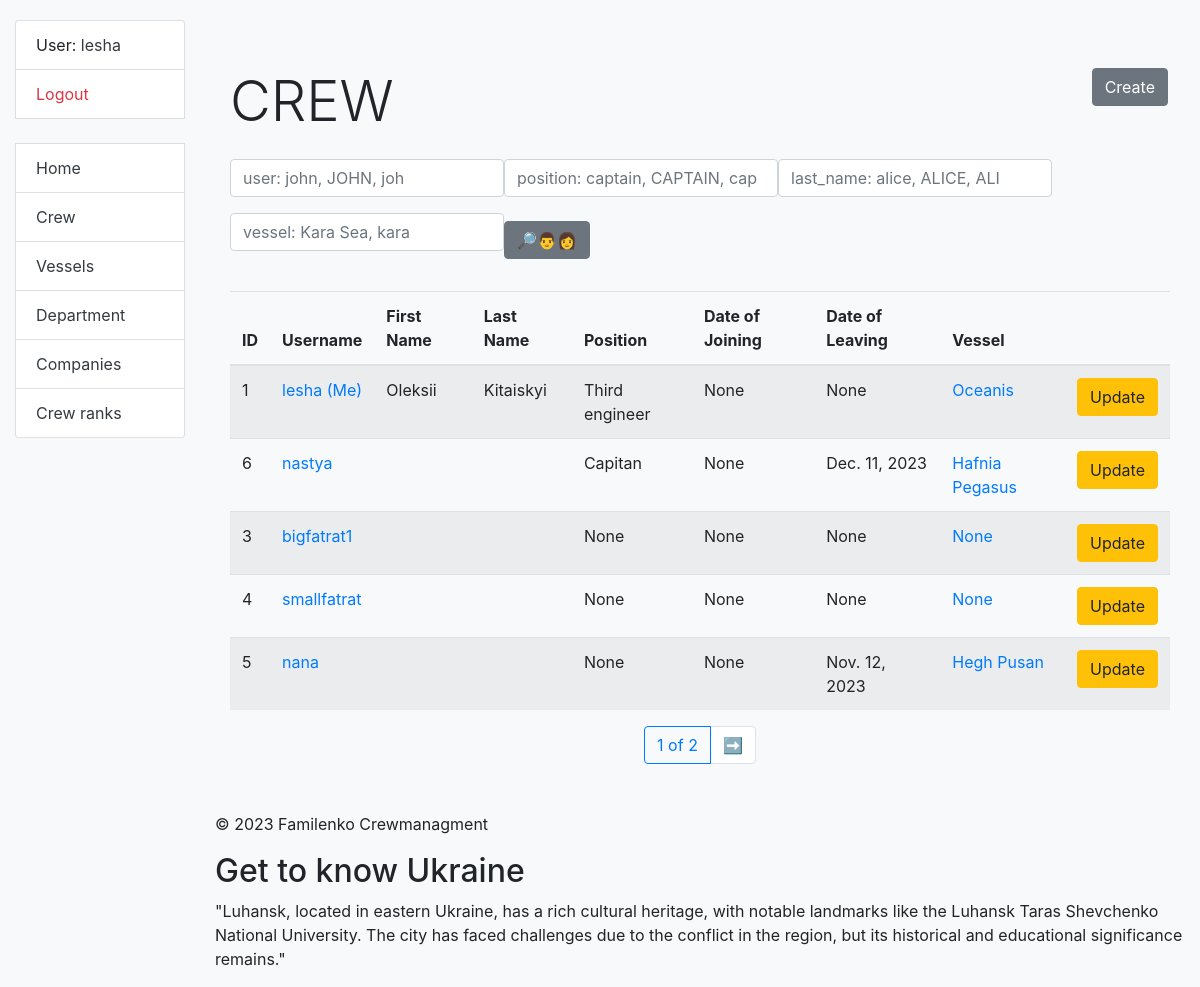
/crew/ (signed in), run on an earlier commit of the app's database.
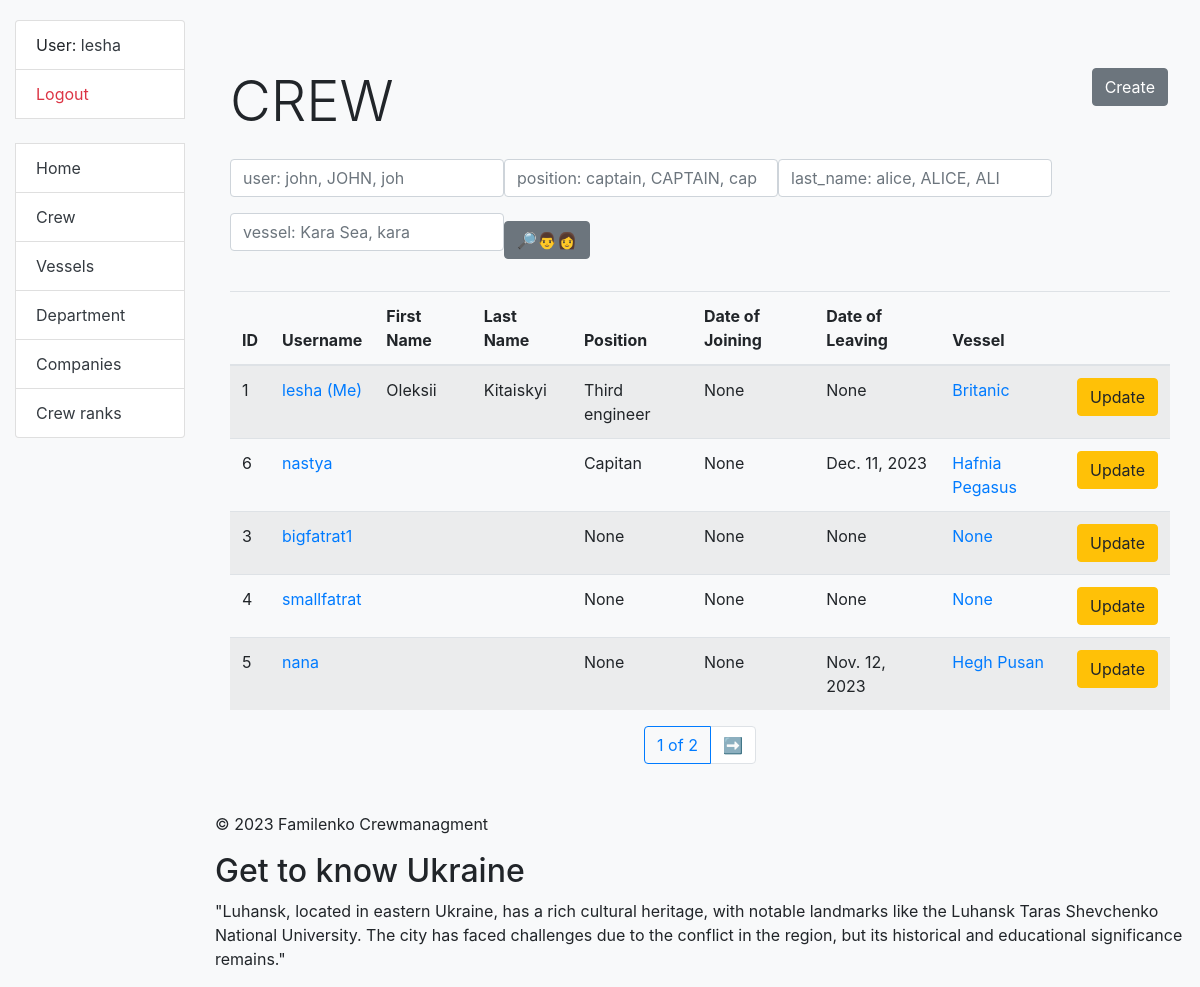
And on a later commit of the database.
### crewing/models.py (models this page shows, shortened)
class Crew(AbstractUser):
    position = models.ForeignKey(Position, on_delete=models.CASCADE, related_name='sailors', null=True, blank=True)
    salary = models.IntegerField(null=True, blank=True)
    date_of_birth = models.DateField(null=True, blank=True)
    date_of_joining = models.DateField(null=True, blank=True)
    date_of_leaving = models.DateField(null=True, blank=True)
    vessel_type = models.ManyToManyField(VesselType, related_name='sailors')
    vessel = models.ForeignKey('Vessel', on_delete=models.DO_NOTHING, related_name='sailors', null=True, blank=True)
    class Meta:
        verbose_name_plural = "sailors"
        verbose_name = "sailor"
        ordering = ["-position"]
    def get_absolute_url(self):
        return reverse("crewing:crew-detail", kwargs={"pk": self.pk})

class Vessel(models.Model):
    name = models.CharField(max_length=50)
    IMO_number = models.IntegerField(unique=True)
    vessel_type = models.ForeignKey(VesselType, on_delete=models.CASCADE, related_name='vessels')
    company = models.ForeignKey('Company', on_delete=models.CASCADE, related_name='vessels')
    class Meta:
        verbose_name_plural = "vessels"
        verbose_name = "vessel"
        ordering = ["name"]
    def __str__(self):
        return self.name
    def get_absolute_url(self):
        return reverse("crewing:vessel-detail", kwargs={"pk": self.pk})

class Position(models.Model):
    name = models.CharField(max_length=50, unique=True)
    responsibility = models.TextField(blank=True, null=True)
    class Meta:
        verbose_name = "position"
        verbose_name_plural = "positions"
        ordering = ["name"]
    def __str__(self):
        return self.name

### crewing/views.py (the view)
# urls.py: path("crew/", CrewListView.as_view(), name="crew-list"),
class CrewListView(LoginRequiredMixin, generic.ListView):
    model = Crew
    context_object_name = "crew_list"
    template_name = "crewing/crew/list.html"
    paginate_by = 5
    def get_context_data(self, *, object_list=None, **kwargs):
        context = super(CrewListView, self).get_context_data(**kwargs)
        placeholder_username = self.request.GET.get("username")
        placeholder_position = self.request.GET.get("position")
        placeholder_last_name = self.request.GET.get("last_name")
        placeholder_vessel = self.request.GET.get("vessel")
        context["search_form"] = CrewSearchForm(
            initial={
                "username": placeholder_username,
                "position": placeholder_position,
                "last_name": placeholder_last_name,
                "vessel": placeholder_vessel,
            })
        return context
    def get_queryset(self):
        queryset = Crew.objects.all()
        search_form = CrewSearchForm(self.request.GET)
        if search_form.is_valid():
            queryset = search_form.filter_queryset(queryset)
        return queryset

### crewing/context_processors.py (called while the page is built)
def get_interesting_fact(request: HttpRequest) -> dict:
    with open("crewing/data_for_footer.json", "r") as f:
        history_data = f.read().split("\n")
    history = random.choice(history_data)
    return {"history": history}

### crewing/forms.py (called while the page is built)
    def filter_queryset(self, queryset):
        username = self.cleaned_data.get("username")
        position = self.cleaned_data.get("position")
        last_name = self.cleaned_data.get("last_name")
        vessel = self.cleaned_data.get("vessel")
        if username:
            queryset = queryset.filter(username__icontains=username)
        if position:
            queryset = queryset.filter(position__name__icontains=position)
        if last_name:
            queryset = queryset.filter(last_name__icontains=last_name)
        if vessel:
            queryset = queryset.filter(vessel__name__icontains=vessel)
        return queryset

### crewing/templatetags/query_transform.py (called while the page is built)
@register.simple_tag
def query_transform(request, **kwargs):
    updated = request.GET.copy()
    for key, value in kwargs.items():
        if value is not None:
            updated[key] = value
        else:
            updated.pop(key, 0)
    return updated. urlencode()

### templates/crewing/crew/list.html
{% extends "base.html" %}
{% load crispy_forms_filters %}
{% block content %}
    <div class="container mt-5">
        <h1 class="display-4 mb-4">
            CREW
            <a href="{% url 'crewing:crew-create' %}" class="btn btn-secondary link-to-page">
                Create
            </a>
        </h1>
        <form action="" method="get" class="form-inline mb-4">
            {{ search_form|crispy }}
            <button class="btn btn-secondary" type="submit">🔎👨👩</button>
        </form>
        {% if crew_list %}
            <div class="table-responsive">
                <table class="table table-striped">
                    <thead>
                        <tr>
                            <th>ID</th>
                            <th>Username</th>
                            <th>First Name</th>
                            <th>Last Name</th>
                            <th>Position</th>
                            <th>Date of Joining</th>
                            <th>Date of Leaving</th>
                            <th>Vessel</th>
                            <th></th>
                        </tr>
                    </thead>
                    <tbody>
                        {% for sailor in crew_list %}
                            <tr>
                                <td>{{ sailor.id }}</td>
                                <td>
                                    <a href="{{ sailor.get_absolute_url }}">{{ sailor.username }}
                                        {% if user == sailor %} (Me){% endif %}
                                    </a>
                                </td>
                                <td>{{ sailor.first_name }}</td>
                                <td>{{ sailor.last_name }}</td>
                                <td>{{ sailor.position }}</td>
                                <td>{{ sailor.date_of_joining }}</td>
                                <td>{{ sailor.date_of_leaving }}</td>
                                <td><a href="{{ sailor.vessel.get_absolute_url }}">{{ sailor.vessel }}</a></td>
                                <td>
                                    <a href="{% url "crewing:crew-update" pk=sailor.id %}" class="btn btn-warning">
                                        Update
                                    </a>
                                </td>
                            </tr>
                        {% endfor %}
                    </tbody>
                </table>
            </div>
        {% else %}
            <p class="lead">There are no sailors in the service.</p>
        {% endif %}
    </div>
{% endblock %}

### templates/includes/sidebar.html
<ul class="sidebar-nav list-group bg-light">
  {% if user.is_authenticated %}
    <li class="list-group-item">User: <a href="{{ user.get_absolute_url }}" class="text-dark">{{ user.get_username }}</a></li>
    <li class="list-group-item"><a href="{% url 'logout'%}?next={{request.path}}" class="text-danger">Logout</a></li>
  {% else %}
    <li class="list-group-item"><a href="{% url 'login'%}?next={{request.path}}" class="text-primary">Login</a></li>
  {% endif %}
  <br>
  <li class="list-group-item"><a href="{% url 'crewing:index' %}" class="text-dark">Home</a></li>
  <li class="list-group-item"><a href="{% url 'crewing:crew-list' %}" class="text-dark">Crew</a></li>
  <li class="list-group-item"><a href="{% url 'crewing:vessel-list' %}" class="text-dark">Vessels</a></li>
  <li class="list-group-item"><a href="{% url 'crewing:vessel-type-list' %}" class="text-dark">Department</a></li>
  <li class="list-group-item"><a href="{% url 'crewing:company-list' %}" class="text-dark">Companies</a></li>
  <li class="list-group-item"><a href="{% url 'crewing:position-list' %}" class="text-dark">Crew ranks</a></li>
</ul>

What changed in the data, as far as the page shows it:
changed Crew "lesha": vessel "Oceanis" → "Britanic"
